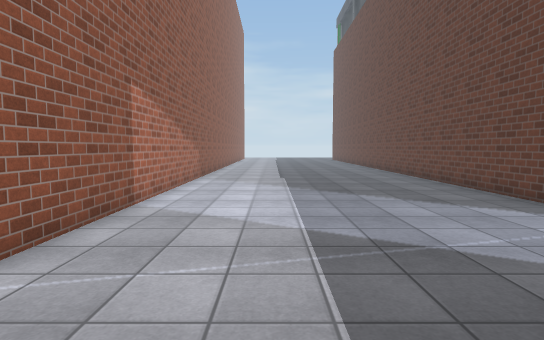
View 1 (above)

22 first-person views from a walk through a scene from a Unity 3-D project. The camera is 1.4 m above the floor, tilts 4° down and sees 80° across. Doors are open. The floor is counted in squares, 1 m on a side. Each view is taken from the middle of a square. On the plan, view 1 faces up. The plan holds only what a view shows up to about 15 squares ahead; the rest is blank. The place goes on beyond the plan. The player character is not drawn. Some animated figures are not drawn. Some surface patterns are stand-ins.

View 2
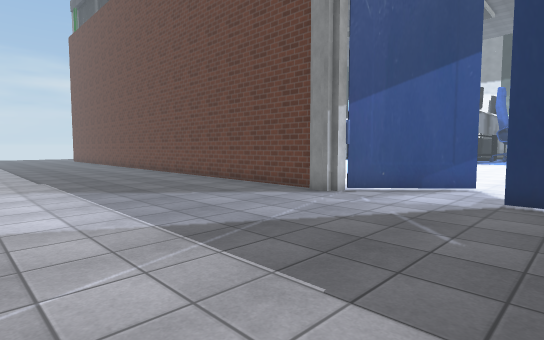

View 3
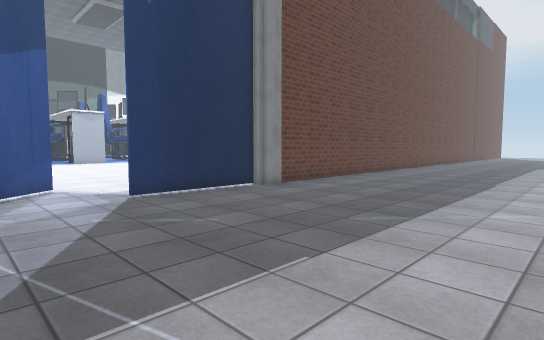

View 4
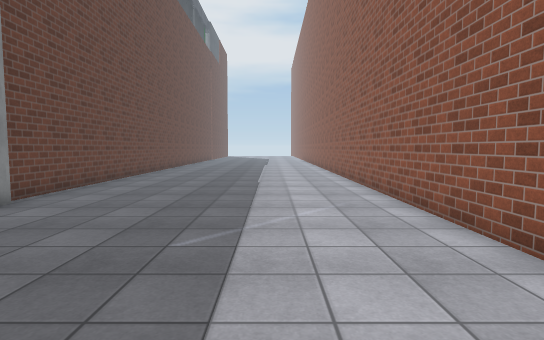

View 5
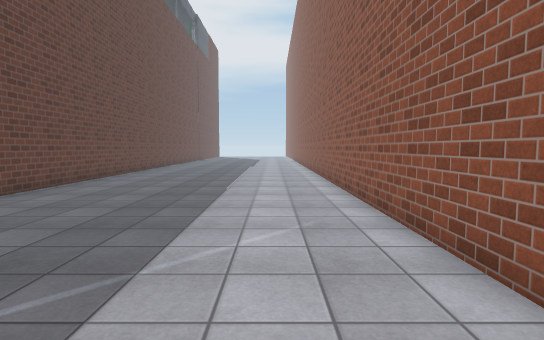

View 6
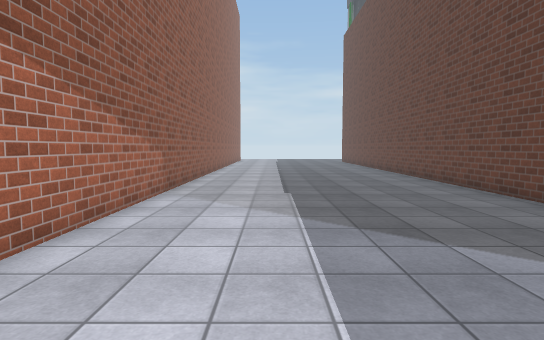

View 7
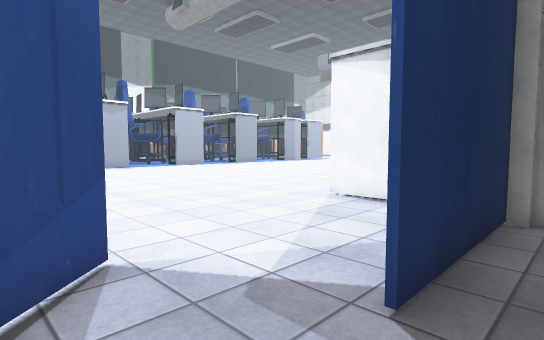

View 8
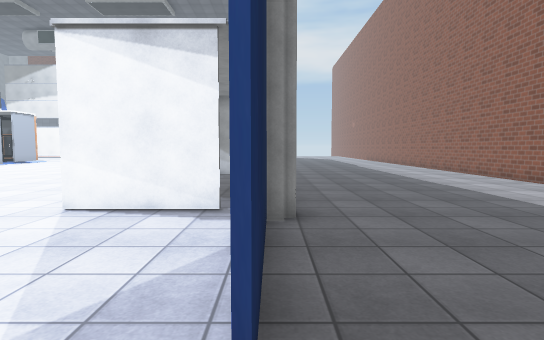

View 9
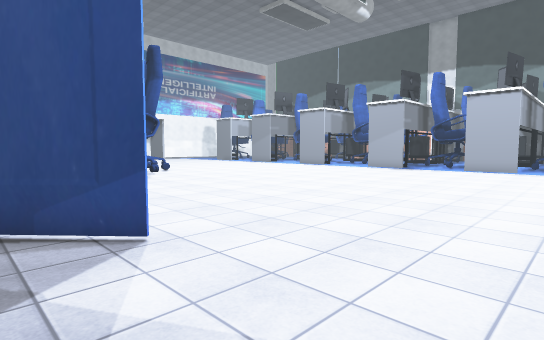

View 10
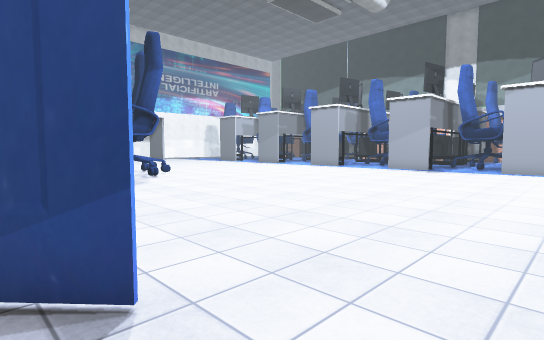

View 11
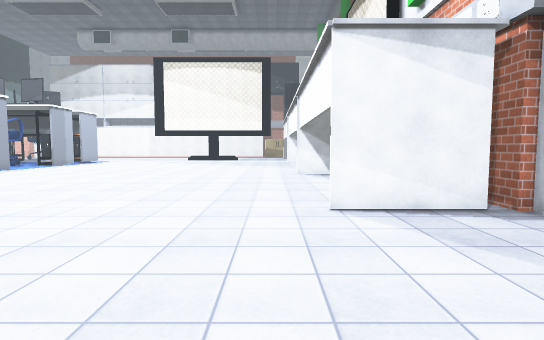

View 12
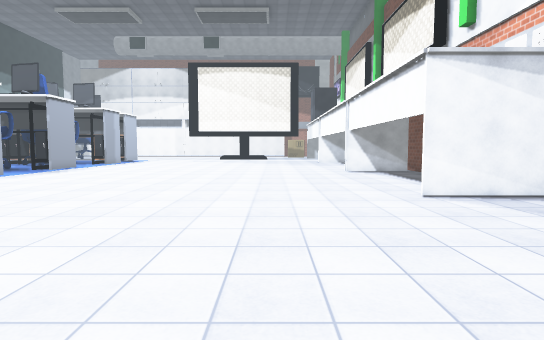

View 13
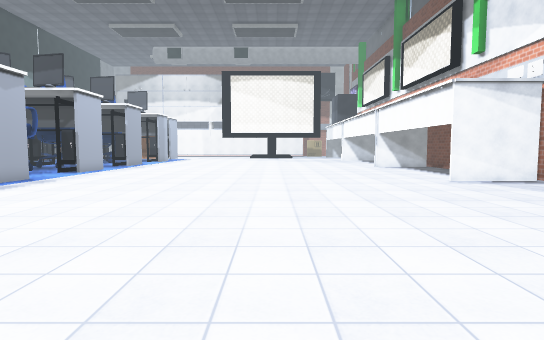

View 14
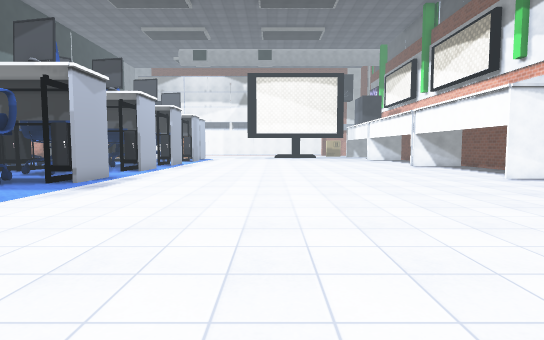

View 15
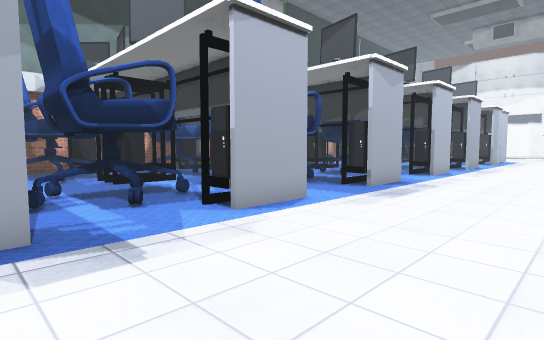

View 16
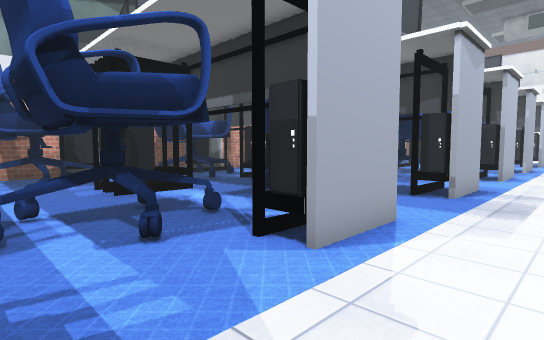

View 17
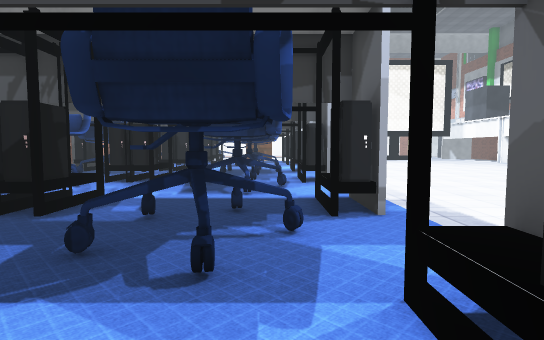

View 18
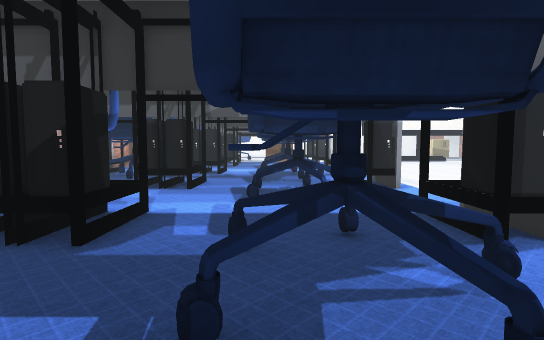

View 19
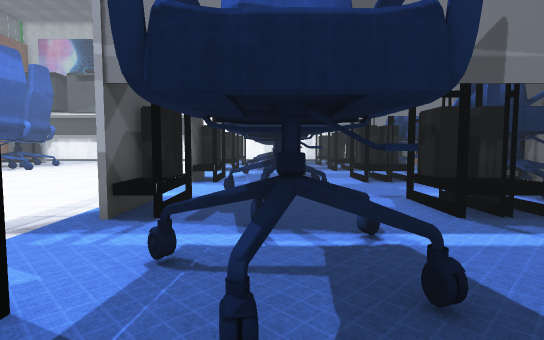

View 20
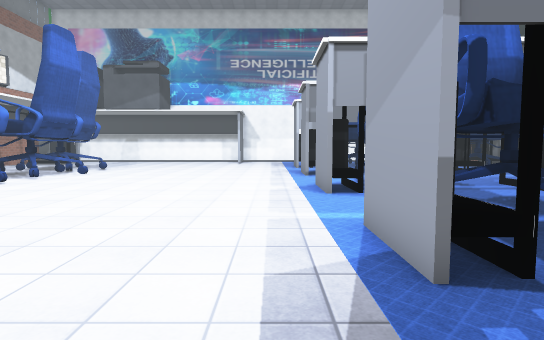

View 21
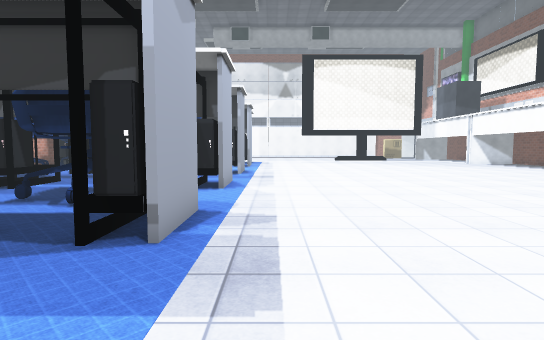

View 22
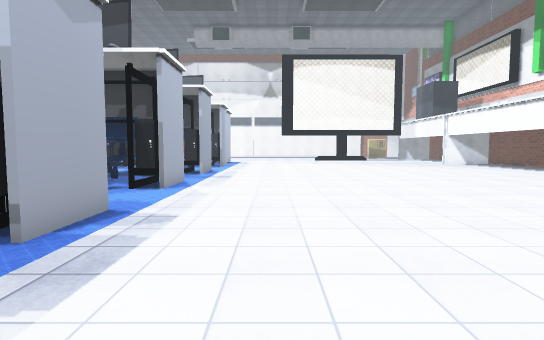

### Floor plan
Points are (right, up) in squares from view 1. A wall is a line through its corners. A room is listed if a view was taken in it or the views show most of it. See-through windows are left out.
Room 1 (views 1, 2, 3, 4, 5, 6, 7, 8)
walls: (6.5, 6.2) (6.5, 6.8); (-3.4, 0.1) (-3.4, -12.9); (6.8, 6.9) (6.8, 20); (7.1, -3.1) (7.1, 1.5); (10.1, 2.7) (7.2, 5.8) (6.8, 5.8); (6.5, -4.1) (6.5, -3.5); (6.8, -13) (6.8, -4.4); (-3.4, 20.1) (-3.4, 3.9)
ways out: opening at (8, 1.5) to room 2
Room 2 (views 9, 10, 11, 12, 13, 14, 15, 16, 17, 18, 19, 20, 21, 22)
walls: (29.6, 0.9) (29.6, 2.6); (30.4, 3.6) (30.8, 3.6) (30.8, 1.6); (30.6, 2.4) (30.6, 3.8); (29.8, 8.5) (29.8, 7.1); (30.4, -2.5) (30.8, -2.5) (30.8, -5.1); (30.8, 9.9) (30.8, 7.2) (29.6, 7.2) (29.6, 8.5); (30.6, -4.2) (30.6, -2.5); (29.6, -5.2) (29.6, -3.4); (30.9, 13.8) (29.6, 13.8) (29.6, 15.4); (36.7, 1) (36.7, 1.6); (30.4, -8.8) (30.8, -8.8) (30.8, -10.2); (37.6, 1) (37.6, 1.5); (36.7, 9.4) (36.7, 9.9); (30.6, -10.4) (30.6, -8.8); (36.7, -5.1) (36.7, -4.4); (29.6, -11.5) (29.6, -9.4); (38.4, 7.2) (36.7, 7.2) (36.7, 8.5); (8.1, -4.2) (11.8, -4.2); (37.6, -5.1) (37.6, -4.5); (7.6, -4.2) (7.6, -5.1); (38.4, 13.8) (36.6, 13.8); (36.7, -11.4) (36.7, -9.4); (37.6, -11.4) (37.6, -10.9)
low walls: (37.6, -10.4) (37.6, -9.5)
ways out: opening at (8, 1.5) to room 1; opening at (37.5, -12.5); opening at (37.5, 8.5); opening at (39, -10.5); gap at (8, -4)
objects: other object (17, 17); other object (17, 19) to (18, 20); other object (30, -9); other object (30, -3); other object (30, 3); other object (30, 9); other object (30, 16); chair (32, -13) to (34, -12); chair (32, -9) to (34, -6); chair (32, -3) to (34, 0); chair (32, 4) to (34, 6); chair (32, 10) to (34, 12); other object (32, 18); other object (37, -9); other object (37, -4) to (37, -3); other object (37, 2) to (37, 3); other object (37, 15) to (37, 16); other object (38, -9); other object (38, -4) to (38, -3); other object (38, 2) to (38, 3); other object (38, 15) to (38, 16); other object (39, -11); other object (39, -9); chair (39, -8); other object (39, -5); chair (39, -1); other object (39, 1); chair (39, 5); chair (39, 11); other object (39, 14)

Where each view was taken, in squares from view 1:
view 1: 0 up, 0 right, facing up
view 2: 0 up, 2 left, facing up-right
view 3: 5 up, 2 left, facing down-right
view 4: 4 up, 0 right, facing down
view 5: 2 up, 1 left, facing down
view 6: 5 up, 0 right, facing up
view 7: 4 up, 6 right, facing down-right
view 8: 3 up, 7 right, facing down
view 9: 2 down, 8 right, facing up-right
view 10: 0 up, 9 right, facing up-right
view 11: 3 up, 13 right, facing down
view 12: 5 up, 16 right, facing down
view 13: 9 up, 19 right, facing down
view 14: 10 up, 22 right, facing down
view 15: 8 up, 24 right, facing down-right
view 16: 7 up, 27 right, facing down-right
view 17: 4 up, 32 right, facing down
view 18: 2 up, 34 right, facing down
view 19: 1 up, 33 right, facing up
view 20: 4 up, 28 right, facing up
view 21: 2 up, 28 right, facing down
view 22: 2 up, 26 right, facing down
